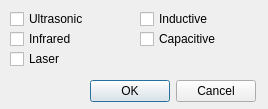
<?xml version="1.0" encoding="UTF-8"?>
<ui version="4.0">
 <class>CQDlgDetectableProperties</class>
 <widget class="QDialog" name="CQDlgDetectableProperties">
  <property name="geometry">
   <rect>
    <x>0</x>
    <y>0</y>
    <width>268</width>
    <height>109</height>
   </rect>
  </property>
  <property name="windowTitle">
   <string>Detectable Properties</string>
  </property>
  <property name="locale">
   <locale language="English" country="UnitedStates"/>
  </property>
  <widget class="QCheckBox" name="qqUltrasonic">
   <property name="geometry">
    <rect>
     <x>10</x>
     <y>10</y>
     <width>131</width>
     <height>18</height>
    </rect>
   </property>
   <property name="focusPolicy">
    <enum>Qt::StrongFocus</enum>
   </property>
   <property name="text">
    <string>Ultrasonic</string>
   </property>
  </widget>
  <widget class="QCheckBox" name="qqInductive">
   <property name="geometry">
    <rect>
     <x>140</x>
     <y>10</y>
     <width>121</width>
     <height>18</height>
    </rect>
   </property>
   <property name="focusPolicy">
    <enum>Qt::StrongFocus</enum>
   </property>
   <property name="text">
    <string>Inductive</string>
   </property>
  </widget>
  <widget class="QCheckBox" name="qqCapacitive">
   <property name="geometry">
    <rect>
     <x>140</x>
     <y>30</y>
     <width>121</width>
     <height>18</height>
    </rect>
   </property>
   <property name="focusPolicy">
    <enum>Qt::StrongFocus</enum>
   </property>
   <property name="text">
    <string>Capacitive</string>
   </property>
  </widget>
  <widget class="QCheckBox" name="qqInfrared">
   <property name="geometry">
    <rect>
     <x>10</x>
     <y>30</y>
     <width>131</width>
     <height>18</height>
    </rect>
   </property>
   <property name="focusPolicy">
    <enum>Qt::StrongFocus</enum>
   </property>
   <property name="text">
    <string>Infrared</string>
   </property>
  </widget>
  <widget class="QCheckBox" name="qqLaser">
   <property name="geometry">
    <rect>
     <x>10</x>
     <y>50</y>
     <width>131</width>
     <height>18</height>
    </rect>
   </property>
   <property name="focusPolicy">
    <enum>Qt::StrongFocus</enum>
   </property>
   <property name="text">
    <string>Laser</string>
   </property>
  </widget>
  <widget class="QDialogButtonBox" name="qqOkCancel">
   <property name="geometry">
    <rect>
     <x>15</x>
     <y>75</y>
     <width>241</width>
     <height>32</height>
    </rect>
   </property>
   <property name="standardButtons">
    <set>QDialogButtonBox::Cancel|QDialogButtonBox::Ok</set>
   </property>
  </widget>
 </widget>
 <tabstops>
  <tabstop>qqUltrasonic</tabstop>
  <tabstop>qqInductive</tabstop>
  <tabstop>qqInfrared</tabstop>
  <tabstop>qqCapacitive</tabstop>
  <tabstop>qqLaser</tabstop>
 </tabstops>
 <resources/>
 <connections/>
</ui>
